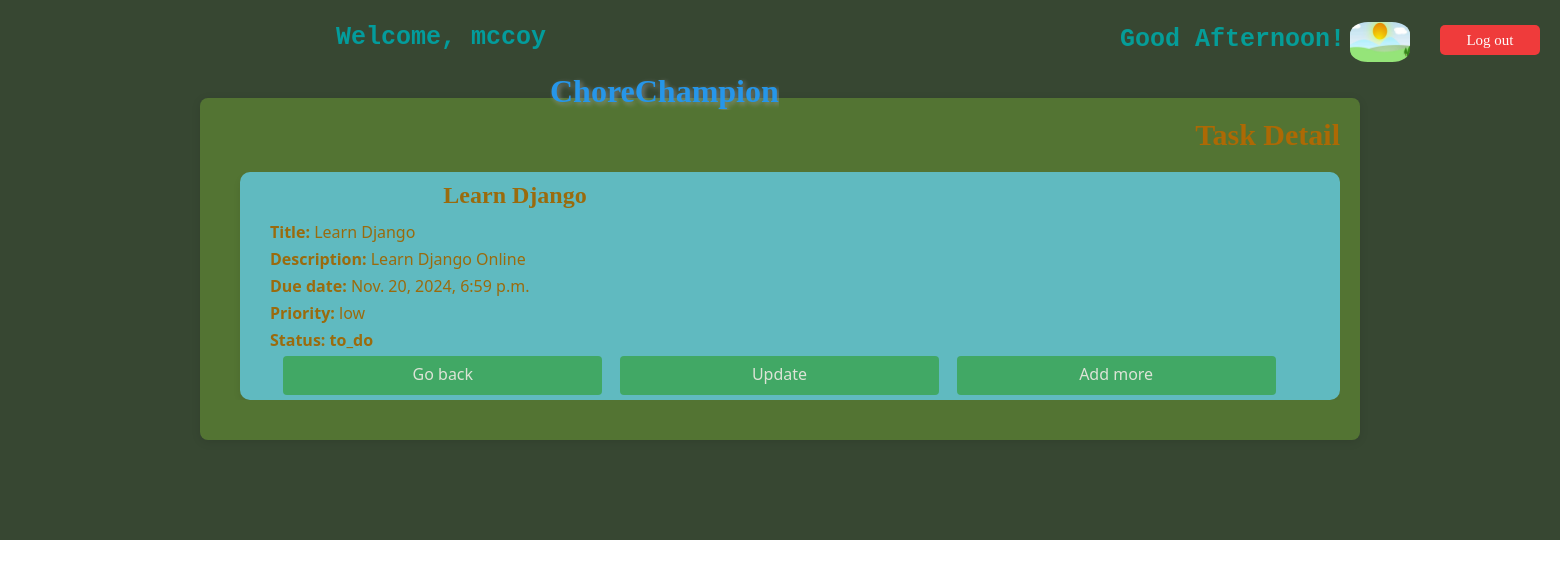
The page /task_detail/15/ (signed in) on the database its author committed.
### task_app/models.py (models this page shows, shortened)
class Task(models.Model):
    username = models.ForeignKey(User, on_delete=models.CASCADE)
    title = models.CharField(max_length=100 , blank=True, null=True)
    description = models.TextField(blank=True, null=True)
    due_date = models.DateTimeField(default=timezone.now)
    status = models.CharField(max_length=12, choices=StatusChoices.choices, default=StatusChoices.TO_DO)
    priority = models.CharField(max_length=6, choices=PriorityChoices.choices, default=PriorityChoices.LOW)

### task_app/views.py (the view)
# urls.py: path('task_detail/<int:task_id>/', views.task_detail, name='task_detail'),
@login_required
def task_detail(request, task_id):
    task = get_object_or_404(Task, id=task_id)
    current_hour = datetime.now().hour
    if 6 <= current_hour < 12:
        greeting = "Good Morning!"
        time_of_day = 'morning'
    elif 12 <= current_hour < 18:
        greeting = "Good Afternoon!"
        time_of_day = 'day'
    elif 18 <= current_hour < 22:
        greeting = "Good Evening!"
        time_of_day = 'night'
    else:
        greeting = "Good Night!"
        time_of_day = 'Late night'
    if request.user != task.username:
        messages.error(request, "You do not have permission to view that task, try logging in with different details.")
        return redirect("task_app:home")
    context = {
        "task":task,
        "greeting":greeting,
        "time_of_day": time_of_day
    }
    return render(request, 'task-app/task-detail.html', context)

### templates/task-app/task-detail.html (shortened to what this page needs)
{% extends "partials/base.html" %}
{% load static %}
{% block body %}
<body>
<section class="task-background">
    <div class="task-detail-container">
        <h1>Task Detail</h1>
        <form action="{% url 'task_app:task_detail' task.id %}" method="POST">
            <div class="task-card" id="taskCard">
                <h2>{{ task.title }}</h2>
                <p><strong>Title: </strong><span>{{ task.title }}</span></p>
                <p><strong>Description:</strong> <span>{{ task.description}}</span></p>
                <p><strong>Due date:</strong> <span>{{ task.due_date}}</span></p>
                <p><strong>Priority:</strong> <span>{{ task.priority}}</span></p>
                <p><strong>Status:</strong> <span class="priority-label">{{task.status}}</span></p>
                <a href="{% url 'task_app:dashboard' %}">Go back</a>
                <a href="{% url 'task_app:update_task' task.id %}">Update</a>
                <a href="{% url 'task_app:add_task' %}">Add more</a>
            </div>
        </form>
    </div>
</section>
</body>
{% endblock body %}

### templates/partials/base.html (shortened to what this page needs)
{% load static %}
<!DOCTYPE html>
<html lang="en">
<head>
    <link rel="stylesheet" href="{% static 'css/styles.css' %}">
    <link rel="stylesheet" href="{% static 'css/form.css' %}">
    <link rel="stylesheet" href="{% static 'css/table.css' %}">
    <link rel="stylesheet" href="https://cdnjs.cloudflare.com/ajax/libs/font-awesome/5.15.4/css/all.min.css">
</head>
<body>
<header class="auth-container">
    {% if request.user.is_authenticated %}
        <form action="{% url 'authentication:logout' %}" method="POST">
            <button type= "submit" class="btn">Log out</button>
        </form>
        <h3>
            Welcome, {{ request.user }}
        </h3>
    {% else %}
        <a href="{% url 'authentication:login' %}">Log in</a>
    {% endif %}
</header>
<body>
 {% include "./header.html" %}
{% block body %}
{% endblock body %}
</body>
</html>

### static/css/styles.css (style rules this page uses)
* { margin: 0; padding: 0; box-sizing: border-box; font-family: 'Segoe UI', Tahoma, Geneva, Verdana, sans-serif; overflow-y: hidden; }
header { z-index: 999; position: absolute; top: 0; left: 0; width: 100%; display: flex; justify-content: space-between; align-items: center; padding: 13px 80px; transition: 0.5s ease; }
section { padding: 100px 200px; }

### static/css/form.css (style rules this page uses)
* { margin: 0; padding: 0; box-sizing: border-box; font-family: 'Segoe UI', Tahoma, Geneva, Verdana, sans-serif; overflow-x: hidden; overflow-y: scroll; }
h2 { color: #333; text-align: center; margin-bottom: 10px; margin-left: 500px; font-size: 400; }
.task-background { background-color: #374732; background-size: cover; max-width: 100%; margin: -2px 0 0 0; }
.task-detail-container { padding: 20px 20px 40px 20px; background-color: rgba(126, 184, 54, 0.397); border-radius: 8px; box-shadow: 0 2px 10px rgba(0, 0, 0, 0.1); }
.task-card h2 { position: relative; right: 520px; color: #ad6904; font-family: cursive; margin-bottom: 12px; }
.task-detail-container h1 { text-align: right; color: #ad6904; font-family: cursive; font-size: 30px; margin-bottom: 20px; }
.task-card p { color: #ad6904; margin-bottom: 5px; }
.task-card a { display: inline-flex; align-items: center; justify-content: space-evenly; padding: 7px 10px 10px 10px; width: 31%; margin-left: 13.2px; margin-bottom: 5px; background-color: #3db672; border: none; border-radius: 4px; color: white; font-size: 16px; cursor: pointer; text-decoration: none; }
.task-card { padding: 10px 40px 0 30px; border-radius: 10px; box-shadow: 0 4px 8px rgba(0, 0, 0, 0.1); background-color: #64cce4; opacity: 0.8; margin-left: 20px; }
.priority-label { font-weight: bold; }

### static/css/table.css (style rules this page uses)
.auth-container { animation:slideinleft 1s ease-in; }
.auth-container h3 { position: relative; animation:slideinright 1s ease-in; position: relative; font-weight: bold; font-family: monospace; right: 934px; top: 10px; font-size: 25px; color: #039c9c; white-space: 10px; z-index: 999; }
.btn { color: rgb(253, 251, 250); font-family: 'Times New Roman', Times, serif; font-size: 15px; border-radius: 5px; background: rgb(239, 59, 59); width: 100px; height: 30px; border: none; top: 25px; position: absolute; right: 20px; }

### rows shown on the page
Task: title "Learn Django", description "Learn Django Online", due_date "Nov. 20, 2024, 6:59 p.m.", priority "low", status "to_do"

### other values the page prints
{{ request.user }} "mccoy"
{{ greeting }} "Good Afternoon!"
